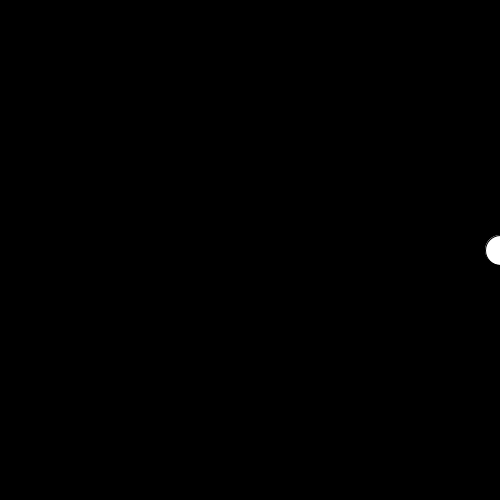
Frame 1 (no input)
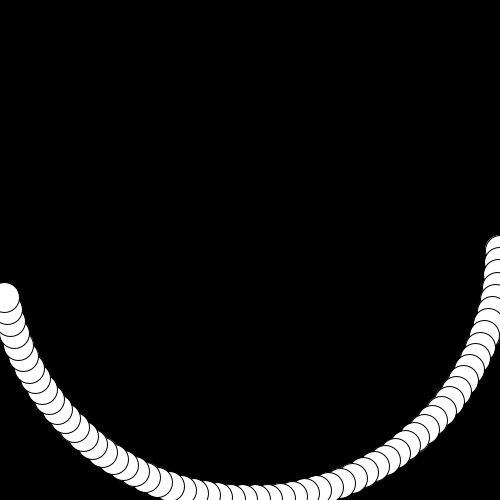
Frame 60 (the mouse pressed at the canvas centre just before this capture)
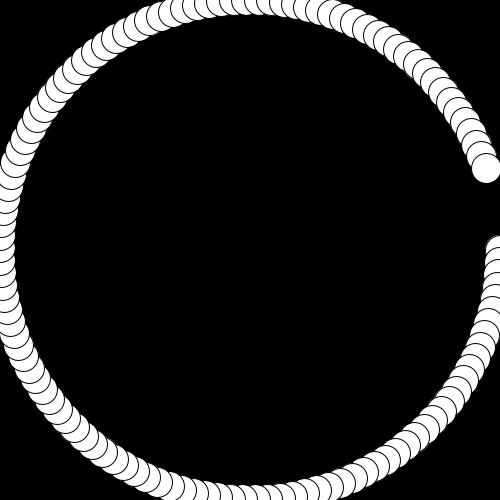
Frame 120 (the mouse held since frame 60 and released just before this capture)

The Processing sketch that drew these frames (run headless with seeded random() and noise(); from frame 60 on, the mouse is pressed at the canvas centre):

// Processing sketch: ex18_05_a
// ── ex18_05_a.pde
// 회전운동 (PVector 클래스 미사용)

float theta = 0.0, r = 250.0;

void setup() {
  size(500, 500);
  background(0);
}

void draw() {
  float x = width/2 + r * cos(theta);
  float y = height/2 + r * sin(theta);
  ellipse(x, y, 30, 30);
  theta += 0.05;
}
